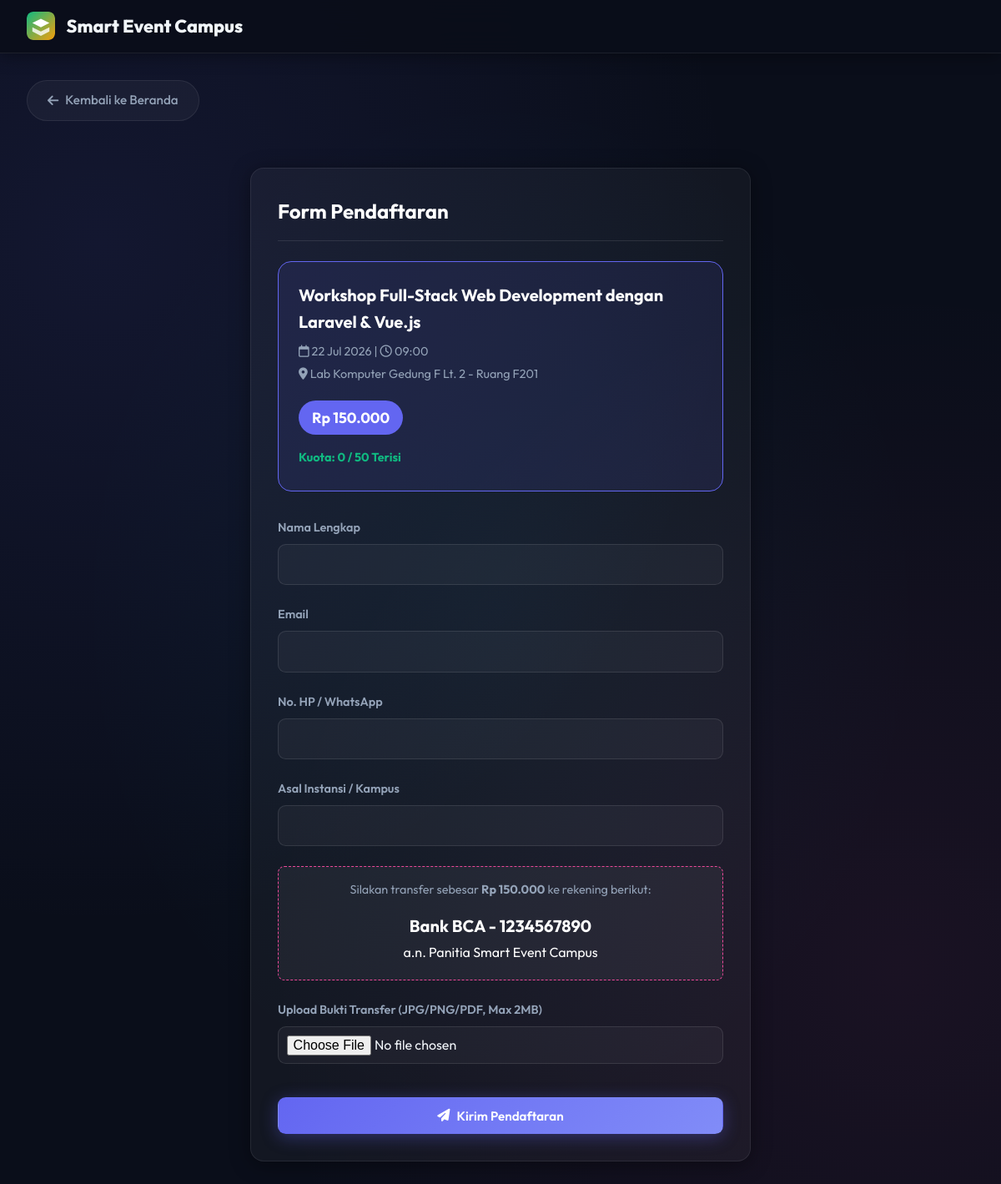
Screenshot of /register_event.php?id=1 with the database file from the repository.
### tables this page shows
CREATE TABLE `events` (
  `id` int(11) NOT NULL AUTO_INCREMENT,
  `title` varchar(100) NOT NULL,
  `description` text NOT NULL,
  `event_date` date NOT NULL,
  `event_time` time NOT NULL,
  `location` varchar(255) NOT NULL,
  `maps_url` varchar(500) DEFAULT NULL,
  `event_type` enum('Seminar','Workshop','Lomba','Pelatihan') NOT NULL,
  `is_paid` tinyint(1) DEFAULT 0,
  `price` decimal(10,2) DEFAULT 0.00,
  `max_participants` int(11) DEFAULT NULL,
  `poster` varchar(255) DEFAULT NULL,
  `material_file` varchar(255) DEFAULT NULL,
  `created_at` timestamp NULL DEFAULT current_timestamp(),
  PRIMARY KEY (`id`)
);

### register_event.php (the view, shortened to what this page needs)
<?php
require_once 'config.php';
$event_id = $_GET['id'];
$stmt = $conn->prepare("SELECT * FROM events WHERE id = ? AND event_date >= CURDATE()");
$stmt->bind_param("i", $event_id);
$stmt->execute();
$event = $stmt->get_result()->fetch_assoc();
$reg_stmt = $conn->prepare("SELECT COUNT(*) as total FROM registrations WHERE event_id = ? AND status != 'rejected'");
$reg_stmt->bind_param("i", $event_id);
$reg_stmt->execute();
$registered = $reg_stmt->get_result()->fetch_assoc()['total'];
$is_full = ($event['max_participants'] > 0 && $registered >= $event['max_participants']);
$success = false;
?>
<!DOCTYPE html>
<html lang="id">
<head>
    <link rel="stylesheet" href="style.css?v=<?= time() ?>">
    <link rel="stylesheet" href="https://cdnjs.cloudflare.com/ajax/libs/font-awesome/6.4.0/css/all.min.css">
</head>
<body>
    <nav class="navbar">
        <a href="index.php" class="navbar-brand">
            Smart Event Campus
        </a>
    </nav>
    <div class="container">
        <a href="index.php" class="back-btn">
            <i class="fa-solid fa-arrow-left"></i> Kembali ke Beranda
        </a>
        <div class="reg-container glass">
            <?php if($success): ?>
                <div style="text-align: center; padding: 2rem 0;">
                    <i class="fa-solid fa-circle-check" style="font-size: 4rem; color: #10b981; margin-bottom: 1rem;"></i>
                    <h2 style="color: #fff; margin-bottom: 1rem;">Pendaftaran Berhasil!</h2>
                    <div style="background: rgba(16, 185, 129, 0.1); border: 1px dashed #10b981; padding: 1.5rem; border-radius: 1rem; margin: 1.5rem 0;">
                        <p style="color: var(--text-muted); font-size: 0.9rem; margin-bottom: 0.5rem;">ID Tiket Anda (Simpan untuk layanan Customer Service):</p>
                        <h3 style="color: #10b981; font-size: 2rem; letter-spacing: 2px; margin: 0; user-select: all;"><?= htmlspecialchars($ticket_id ?? '') ?></h3>
                    </div>
                    <p style="color: var(--text-muted); margin-bottom: 2rem;">Terima kasih telah mendaftar di kegiatan <strong><?= htmlspecialchars($event['title']) ?></strong>.<br>Admin akan segera memverifikasi data Anda.</p>
                    <a href="index.php" class="btn btn-primary">Kembali ke Beranda</a>
                </div>
            <?php else: ?>
                <h2 style="color: #fff; border-bottom: 1px solid rgba(255,255,255,0.1); padding-bottom: 1rem; margin-bottom: 1.5rem;">Form Pendaftaran</h2>
                <div class="event-summary">
                    <h3><?= htmlspecialchars($event['title']) ?></h3>
                    <p><i class="fa-regular fa-calendar"></i> <?= date("d M Y", strtotime($event['event_date'])) ?> | <i class="fa-regular fa-clock"></i> <?= date("H:i", strtotime($event['event_time'])) ?></p>
                    <p><i class="fa-solid fa-location-dot"></i> <?= htmlspecialchars($event['location']) ?></p>
                    <?php if($event['is_paid']): ?>
                        <div class="price-tag">Rp <?= number_format($event['price'], 0, ',', '.') ?></div>
                    <?php else: ?>
                        <div class="price-tag" style="background: #10b981;">GRATIS</div>
                    <?php endif; ?>
                    <?php if($event['max_participants'] > 0): ?>
                        <p style="margin-top: 1rem; font-weight: bold; color: <?= $is_full ? '#ef4444' : '#10b981' ?>;">
                            Kuota: <?= $registered ?> / <?= $event['max_participants'] ?> Terisi
                        </p>
                    <?php endif; ?>
                </div>
                <?php if($is_full): ?>
                    <div class="alert alert-danger" style="text-align: center;">
                        <i class="fa-solid fa-ban" style="font-size: 2rem; margin-bottom: 1rem; display: block;"></i>
                        Mohon maaf, kuota peserta untuk kegiatan ini sudah penuh.
                    </div>
                <?php else: ?>
                    <form action="" method="post" enctype="multipart/form-data">
                        <div class="form-group">
                            <label>Nama Lengkap</label>
                            <input type="text" name="full_name" class="form-control" required>
                        </div>
                        <div class="form-group">
                            <label>Email</label>
                            <input type="email" name="email" class="form-control" required>
                        </div>
                        <div class="form-group">
                            <label>No. HP / WhatsApp</label>
                            <input type="text" name="phone" class="form-control" required>
                        </div>
                        <div class="form-group">
                            <label>Asal Instansi / Kampus</label>
                            <input type="text" name="institution" class="form-control" required>
                        </div>
                        <?php if($event['is_paid']): ?>
                            <div class="bank-info">
                                <p style="color: var(--text-muted); font-size: 0.9rem; margin-bottom: 1rem;">Silakan transfer sebesar <strong>Rp <?= number_format($event['price'], 0, ',', '.') ?></strong> ke rekening berikut:</p>
                                <p style="font-size: 1.25rem; font-weight: bold;">Bank BCA - 1234567890</p>
                                <p>a.n. Panitia Smart Event Campus</p>
                            </div>
                            <div class="form-group">
                                <label>Upload Bukti Transfer (JPG/PNG/PDF, Max 2MB)</label>
                                <input type="file" name="payment_proof" class="form-control" accept=".jpg,.jpeg,.png,.pdf" required style="padding: 0.6rem;">
                            </div>
                        <?php endif; ?>
                        <button type="submit" class="btn btn-primary" style="width: 100%; margin-top: 1rem;"><i class="fa-solid fa-paper-plane"></i> Kirim Pendaftaran</button>
                    </form>
                <?php endif; ?>
            <?php endif; ?>
        </div>
    </div>
</body>
</html>

### style.css (style rules this page uses)
:root { --primary: #6366f1; --primary-hover: #818cf8; --secondary: #ec4899; --accent: #06b6d4; --violet: #8b5cf6; --bg-main: #0a0e1a; --bg-card: rgba(15, 20, 40, 0.85); --bg-glass: rgba(255, 255, 255, 0.04); --bg-glass-hover: rgba(255, 255, 255, 0.08); --text-main: #f1f5f9; --text-muted: #94a3b8; --border-color: rgba(255, 255, 255, 0.08); --border-hover: rgba(99, 102, 241, 0.4); --danger: #ef4444; --danger-hover: #dc2626; --success: #10b981; --glass-blur: 16px; --card-shadow: 0 4px 24px rgba(0, 0, 0, 0.4); --card-shadow-hover: 0 20px 60px rgba(0, 0, 0, 0.6); --glow-primary: 0 0 40px rgba(99, 102, 241, 0.15); }
* { margin: 0; padding: 0; box-sizing: border-box; font-family: 'Outfit', sans-serif; }
body { background-color: var(--bg-main); color: var(--text-main); line-height: 1.6; background-image: radial-gradient(ellipse at 10% 20%, rgba(99, 102, 241, 0.1) 0%, transparent 50%), radial-gradient(ellipse at 90% 80%, rgba(236, 72, 153, 0.07) 0%, transparent 50%), radial-gradient(ellipse at 50% 50%, rgba(6, 182, 212, 0.05) 0%, transparent 60%); background-attachment: fixed; min-height: 100vh; transition: background-color 0.4s ease, color 0.3s ease; }
.glass { background: var(--bg-glass); border: 1px solid var(--border-color); box-shadow: var(--card-shadow); border-radius: 1rem; backdrop-filter: blur(var(--glass-blur)); -webkit-backdrop-filter: blur(var(--glass-blur)); }
.navbar { background: rgba(10, 14, 26, 0.92); backdrop-filter: blur(20px); -webkit-backdrop-filter: blur(20px); padding: 0 2rem; height: 64px; border-bottom: 1px solid var(--border-color); display: flex; justify-content: space-between; align-items: center; position: sticky; top: 0; z-index: 100; box-shadow: 0 2px 20px rgba(0, 0, 0, 0.4); transition: background 0.3s; }
.navbar-brand { font-size: 1.35rem; font-weight: 800; color: var(--text-main); text-decoration: none; display: flex; align-items: center; gap: 0.6rem; transition: transform 0.3s ease; white-space: nowrap; flex-shrink: 0; z-index: 101; }
.btn { display: inline-flex; align-items: center; justify-content: center; gap: 0.5rem; padding: 0.7rem 1.5rem; border-radius: 0.6rem; text-decoration: none; font-weight: 600; cursor: pointer; border: 1px solid transparent; transition: all 0.25s ease; font-size: 0.95rem; position: relative; overflow: hidden; }
.btn::before { content: ''; position: absolute; inset: 0; background: linear-gradient(135deg, rgba(255,255,255,0.1), transparent); opacity: 0; transition: opacity 0.25s; }
.btn-primary { background: linear-gradient(135deg, var(--primary), var(--primary-hover)); color: #ffffff; -webkit-text-fill-color: #ffffff; box-shadow: 0 4px 20px rgba(99, 102, 241, 0.35); }
.container { max-width: 1200px; margin: 0 auto; padding: 2rem; animation: fadeIn 0.8s ease-out forwards; }
.form-group { margin-bottom: 1.5rem; }
.form-group label { display: block; margin-bottom: 0.5rem; font-weight: 600; color: var(--text-muted); font-size: 0.9rem; }
.form-control { width: 100%; padding: 0.85rem 1.2rem; background: rgba(255, 255, 255, 0.04); border: 1px solid rgba(255, 255, 255, 0.1); border-radius: 0.6rem; font-size: 1rem; color: var(--text-main); transition: all 0.3s ease; font-family: 'Outfit', sans-serif; }
.form-control::placeholder { color: rgba(148, 163, 184, 0.5); }
.logo-img { height: 34px; width: auto; margin-right: 4px; border-radius: 8px; }
.back-btn { display: inline-flex; align-items: center; gap: 0.5rem; padding: 0.7rem 1.5rem; background: var(--bg-glass); border: 1px solid var(--border-color); border-radius: 2rem; color: var(--text-muted); text-decoration: none; font-weight: 500; font-size: 0.95rem; transition: all 0.25s; margin-bottom: 1.5rem; }
.back-btn i { transition: transform 0.25s; }

### register_event.php (style rules this page uses)
.reg-container { max-width: 600px; margin: 2rem auto; padding: 2rem; }
.event-summary { background: rgba(99,102,241,0.1); border: 1px solid var(--primary); padding: 1.5rem; border-radius: 1rem; margin-bottom: 2rem; }
.event-summary h3 { color: #fff; margin-bottom: 0.5rem; font-size: 1.25rem; }
.event-summary p { color: var(--text-muted); font-size: 0.9rem; margin-bottom: 0.25rem; }
.price-tag { display: inline-block; padding: 0.4rem 1rem; background: var(--primary); color: #fff; border-radius: 2rem; font-weight: bold; font-size: 1.1rem; margin-top: 1rem; }
.bank-info { background: rgba(255,255,255,0.05); border: 1px dashed var(--secondary); padding: 1rem; border-radius: 0.5rem; margin-bottom: 1.5rem; text-align: center; }
.bank-info p { margin-bottom: 0.2rem; color: #fff; }

### rows the page displays
events: title "Workshop Full-Stack Web Development dengan Laravel & Vue.js", event_date "22 Jul 2026", event_time "09:00", location "Lab Komputer Gedung F Lt. 2 - Ruang F201", price "150.000", max_participants "50"

### other values shown
$registered "0"
